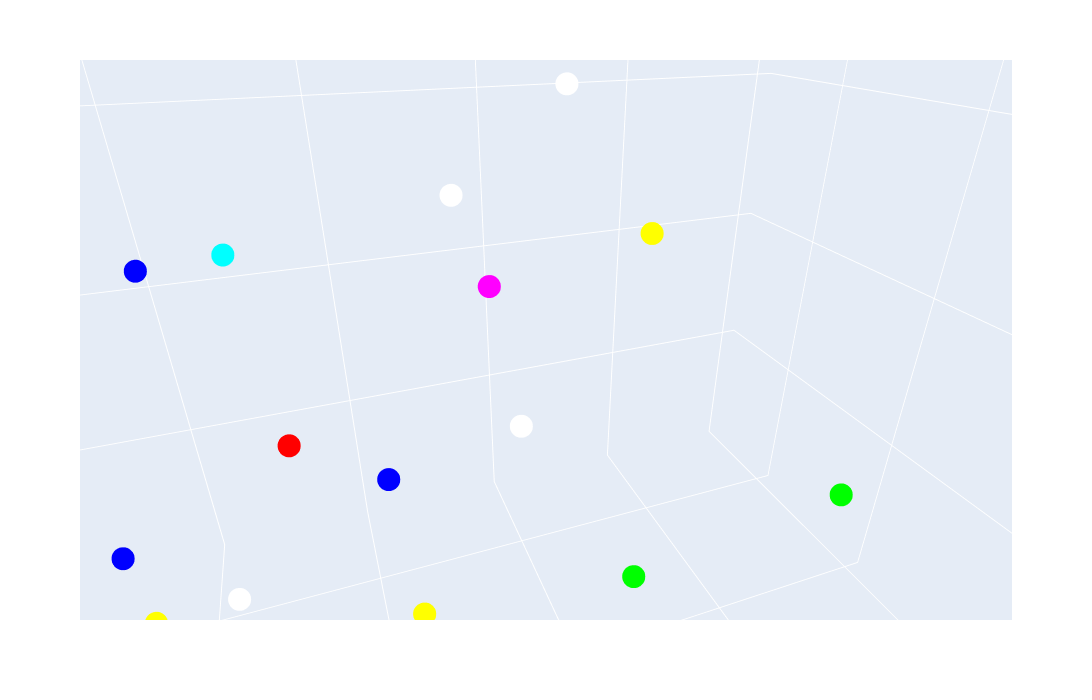

Source (notebook cell):
### Code cell
px.scatter_3d(df_untrained, x=0, y=1, z=2, color='color', color_discrete_map='identity', height=700, width=1200)

### Figure 1 — Plotly figure (JSON) as saved in the notebook; plotly's stock layout.template omitted (floating-point values rounded to 4 significant figures)
{"data": [{"hovertemplate": "0=%{x}<br>1=%{y}<br>2=%{z}<extra></extra>", "legendgroup": "", "marker": {"color": "#ff0000", "symbol": "circle"}, "mode": "markers", "name": "", "scene": "scene", "showlegend": false, "type": "scatter3d", "x": [0.774, 0.6974, 0.6439, 0.3545, 0.0438, 0.6698, 0.6825], "y": [0.4389, 0.09418, 0.8228, 0.9707, 0.1543, 0.4372, 0.1398], "z": [0.8586, 0.9756, 0.4434, 0.8931, 0.683, 0.8327, 0.1999]}, {"hovertemplate": "0=%{x}<br>1=%{y}<br>2=%{z}<extra></extra>", "legendgroup": "", "marker": {"color": "#00ff00", "symbol": "circle"}, "mode": "markers", "name": "", "scene": "scene", "showlegend": false, "type": "scatter3d", "x": [0.7611, 0.2272, 0.3705, 0.1299, 0.7003, 0.7052], "y": [0.7861, 0.5546, 0.4696, 0.4757, 0.3124, 0.7807], "z": [0.1281, 0.06382, 0.1895, 0.2269, 0.8323, 0.4589]}, {"hovertemplate": "0=%{x}<br>1=%{y}<br>2=%{z}<extra></extra>", "legendgroup": "", "marker": {"color": "#0000ff", "symbol": "circle"}, "mode": "markers", "name": "", "scene": "scene", "showlegend": false, "type": "scatter3d", "x": [0.4504, 0.8276, 0.7784, 0.7448, 0.8048, 0.007362, 0.5687], "y": [0.3708, 0.6317, 0.1946, 0.9675, 0.3875, 0.7869, 0.1398], "z": [0.9268, 0.7581, 0.4667, 0.3258, 0.2883, 0.6649, 0.1145]}, {"hovertemplate": "0=%{x}<br>1=%{y}<br>2=%{z}<extra></extra>", "legendgroup": "", "marker": {"color": "#00ffff", "symbol": "circle"}, "mode": "markers", "name": "", "scene": "scene", "showlegend": false, "type": "scatter3d", "x": [0.6684], "y": [0.4711], "z": [0.5652]}, {"hovertemplate": "0=%{x}<br>1=%{y}<br>2=%{z}<extra></extra>", "legendgroup": "", "marker": {"color": "#ffff00", "symbol": "circle"}, "mode": "markers", "name": "", "scene": "scene", "showlegend": false, "type": "scatter3d", "x": [0.765, 0.5592, 0.8534, 0.557], "y": [0.6347, 0.304, 0.2339, 0.7839], "z": [0.5536, 0.03082, 0.0583, 0.6643]}, {"hovertemplate": "0=%{x}<br>1=%{y}<br>2=%{z}<extra></extra>", "legendgroup": "", "marker": {"color": "#ff00ff", "symbol": "circle"}, "mode": "markers", "name": "", "scene": "scene", "showlegend": false, "type": "scatter3d", "x": [0.4367, 0.2814, 0.4064], "y": [0.2146, 0.2936, 0.814], "z": [0.4085, 0.6619, 0.167]}, {"hovertemplate": "0=%{x}<br>1=%{y}<br>2=%{z}<extra></extra>", "legendgroup": "", "marker": {"color": "#ffffff", "symbol": "circle"}, "mode": "markers", "name": "", "scene": "scene", "showlegend": false, "type": "scatter3d", "x": [0.02271, 0.4619, 0.1523, 0.381, 0.3618, 0.9619, 0.2659, 0.7169], "y": [0.09005, 0.1613, 0.6963, 0.3015, 0.08765, 0.9086, 0.9692, 0.4494], "z": [0.7224, 0.501, 0.4462, 0.6303, 0.118, 0.6997, 0.7788, 0.2722]}], "layout": {"height": 700, "legend": {"tracegroupgap": 0}, "margin": {"t": 60}, "scene": {"aspectmode": "auto", "aspectratio": {"x": 1.03, "y": 0.9527, "z": 1.019}, "camera": {"center": {"x": 0, "y": 0, "z": 0}, "eye": {"x": 0.137, "y": 0.3707, "z": 0.2063}, "projection": {"type": "perspective"}, "up": {"x": 0, "y": 0, "z": 1}}, "domain": {"x": [0, 1], "y": [0, 1]}, "xaxis": {"title": {"text": "0"}, "type": "linear"}, "yaxis": {"title": {"text": "1"}, "type": "linear"}, "zaxis": {"title": {"text": "2"}, "type": "linear"}}, "width": 1200}}
